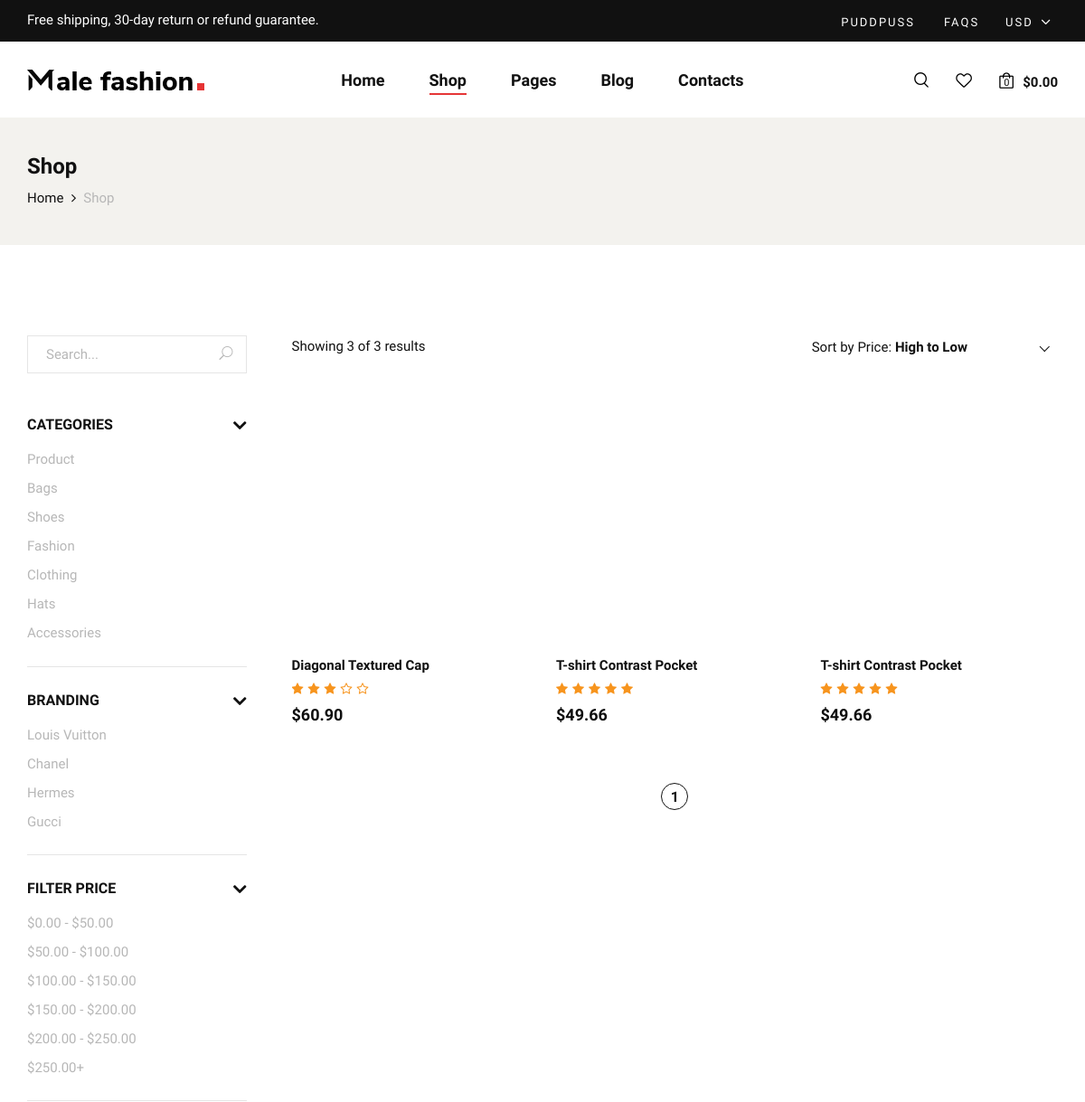
Before: /shop.php?category=Bags&sort=high-low (signed in, upper part) with the older database file.
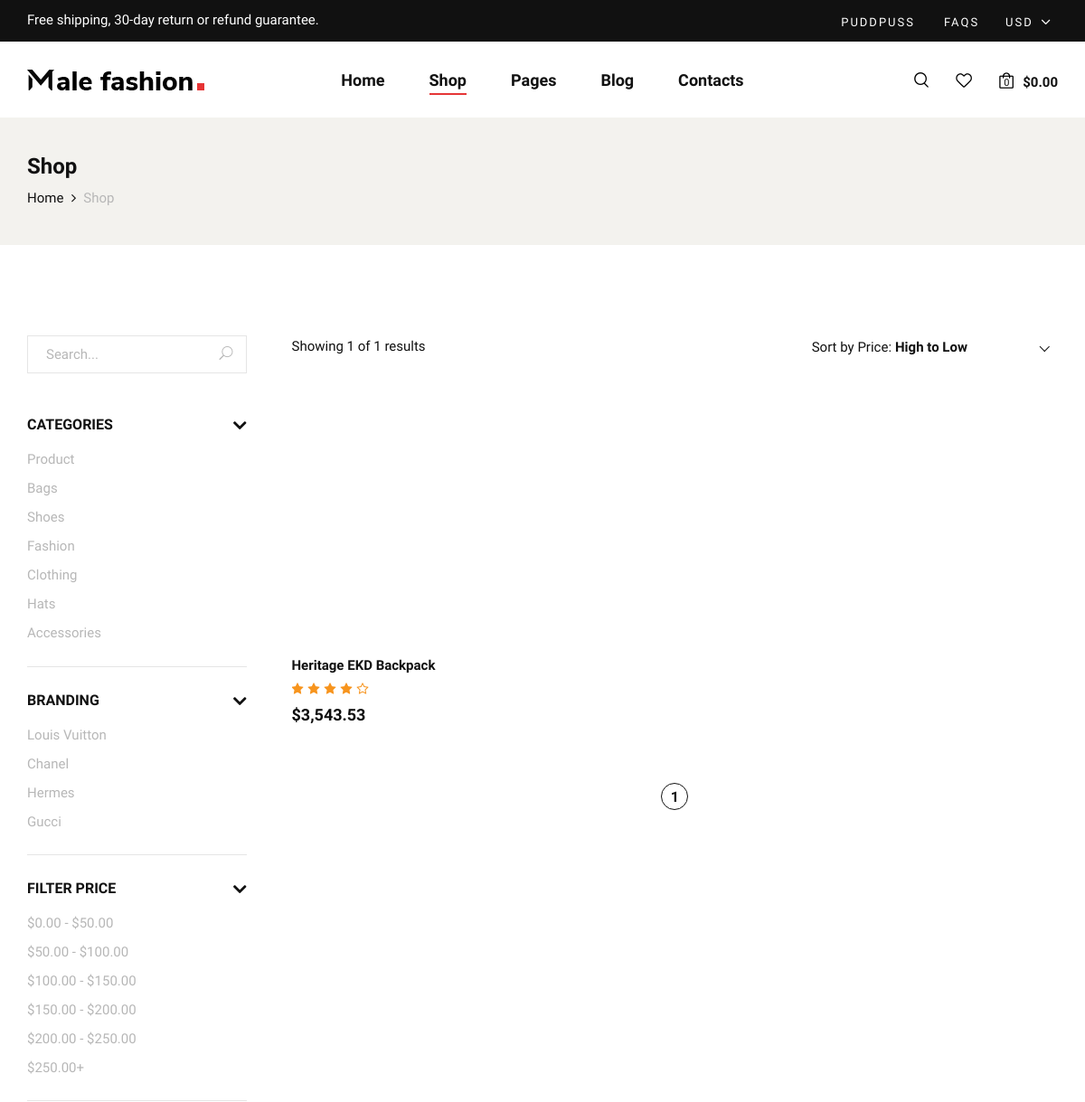
After: the same page with the newer database file.
### tables this page shows
CREATE TABLE `product` (
  `ID` int(11) NOT NULL,
  `NAME` varchar(500) DEFAULT NULL,
  `IMAGE` varchar(550) DEFAULT NULL,
  `IDCATEGORY` int(11) DEFAULT NULL,
  `PRICE` double DEFAULT NULL,
  `DESCRIPTION` text DEFAULT NULL,
  `QUANTITY` int(11) DEFAULT NULL,
  `RATING` float DEFAULT NULL,
  `ISACTIVE` tinyint(4) DEFAULT NULL,
  `SALE` int(11) DEFAULT 0,
  `NEWARRIVALS` int(11) DEFAULT 0
);

### shop.php (the view, shortened to what the changed rows need)
<?php
include 'db.php';
$categoryFilter = '';
$sortOrder = 'DESC';
$sortOption = 'high-low';
$itemsPerPage = 12;
$currentPage = isset($_GET['page']) ? (int)$_GET['page'] : 1;
if (isset($_GET['category'])) {
    $categoryFilter = $conn->real_escape_string($_GET['category']);
}
if (isset($_GET['sort'])) {
    $sortOption = $_GET['sort'];
    if ($sortOption == "high-low") {
        $sortOrder = "DESC";
    } elseif ($sortOption == "low-high") {
        $sortOrder = "ASC";
    }
}
$countQuery = "SELECT COUNT(*) AS total FROM product p JOIN category c ON p.IDCATEGORY = c.ID WHERE p.ISACTIVE = 1";
if (!empty($categoryFilter)) {
    $countQuery .= " AND c.NAME = '$categoryFilter'";
}
$countResult = $conn->query($countQuery);
$totalProducts = $countResult->fetch_assoc()['total'];
$totalPages = ceil($totalProducts / $itemsPerPage);
$offset = ($currentPage - 1) * $itemsPerPage;
$sql = "SELECT p.ID, p.NAME, p.IMAGE, p.PRICE, p.RATING, c.NAME AS CATEGORY_NAME
        FROM product p
        JOIN category c ON p.IDCATEGORY = c.ID
        WHERE p.ISACTIVE = 1";
if (!empty($categoryFilter)) {
    $sql .= " AND c.NAME = '$categoryFilter'";
}
$sql .= " ORDER BY p.PRICE $sortOrder LIMIT $offset, $itemsPerPage";
$result = $conn->query($sql);
?>
<!DOCTYPE html>
<html lang="zxx">
<head>
    <link rel="stylesheet" href="https://cdnjs.cloudflare.com/ajax/libs/font-awesome/6.6.0/css/all.min.css" />
    <link rel="stylesheet" href="css/bootstrap.min.css" type="text/css">
    <link rel="stylesheet" href="css/font-awesome.min.css" type="text/css">
    <link rel="stylesheet" href="css/elegant-icons.css" type="text/css">
    <link rel="stylesheet" href="css/magnific-popup.css" type="text/css">
    <link rel="stylesheet" href="css/nice-select.css" type="text/css">
    <link rel="stylesheet" href="css/owl.carousel.min.css" type="text/css">
    <link rel="stylesheet" href="css/slicknav.min.css" type="text/css">
    <link rel="stylesheet" href="css/style.css" type="text/css">
</head>
<body>
    <article class="shop spad">
        <div class="container">
            <div class="row">
                <div class="col-lg-9">
                    <div class="shop__product__option">
                        <div class="row">
                            <div class="col-lg-6 col-md-6 col-sm-6">
                                <div class="shop__product__option__left">
                                    <p>Showing <?php echo min($itemsPerPage, $totalProducts - $offset); ?> of <?php echo $totalProducts; ?> results</p>
                                </div>
                            </div>
                        </div>
                    </div>
                    <div id="product-results" class="row">
                        <?php
                        if ($result->num_rows > 0) {
                            while ($row = $result->fetch_assoc()) {
                                $imagePath = 'img/product/' . $row["IMAGE"];
                                $productId = $row["ID"];
                                $rating = $row["RATING"];
                                echo "<div class='col-lg-4 col-md-6 col-sm-6'>";
                                echo "<div class='product__item sale' data-id='$productId'>";
                                echo "<div class='product__item__pic set-bg' data-setbg='$imagePath'>";
                                echo "</div>";
                                echo "<div class='product__item__text'>";
                                echo "<h6>" . $row["NAME"] . "</h6>";
                                echo "<div class='rating'>";
                                for ($i = 0; $i < 5; $i++) {
                                    if ($i < floor($rating)) {
                                        echo "<i class='fa fa-star'></i>";
                                    } elseif ($i == floor($rating) && $rating - floor($rating) >= 0.5) {
                                        echo "<i class='fa fa-star-half-o'></i>";
                                    } else {
                                        echo "<i class='fa fa-star-o'></i>";
                                    }
                                }
                                echo "</div>";
                                echo "<h5>$" . number_format($row["PRICE"], 2) . "</h5>";
                                echo "</div></div></div>";
                            }
                        } else {
                            echo "<p>No products found.</p>";
                        }
                        ?>
                    </div>
                    <div class="row">
                        <div class="col-lg-12">
                            <div class="product__pagination">
                                <?php
                                for ($i = 1; $i <= $totalPages; $i++) {
                                    if ($i == $currentPage) {
                                        echo "<a class='active' href='?page=$i&category=" . urlencode($categoryFilter) . "&sort=$sortOption'>$i</a>";
                                    } else {
                                        echo "<a href='?page=$i&category=" . urlencode($categoryFilter) . "&sort=$sortOption'>$i</a>";
                                    }
                                }
                                ?>
                            </div>
                        </div>
                    </div>
                </div>
            </div>
        </div>
    </article>
</body>
</html>

Changed rows visible on the page:
removed product: NAME "Diagonal Textured Cap", RATING 3 (drawn), PRICE "60.90"
removed product: NAME "T-shirt Contrast Pocket", RATING 5 (drawn), PRICE "49.66"
removed product: NAME "T-shirt Contrast Pocket", RATING 5 (drawn), PRICE "49.66"
added product: NAME "Heritage EKD Backpack", RATING 4 (drawn), PRICE "3,543.53"
Other visible differences:
min($itemsPerPage, $totalProducts - $offset): "3" → "1"
$totalProducts: "3" → "1"
